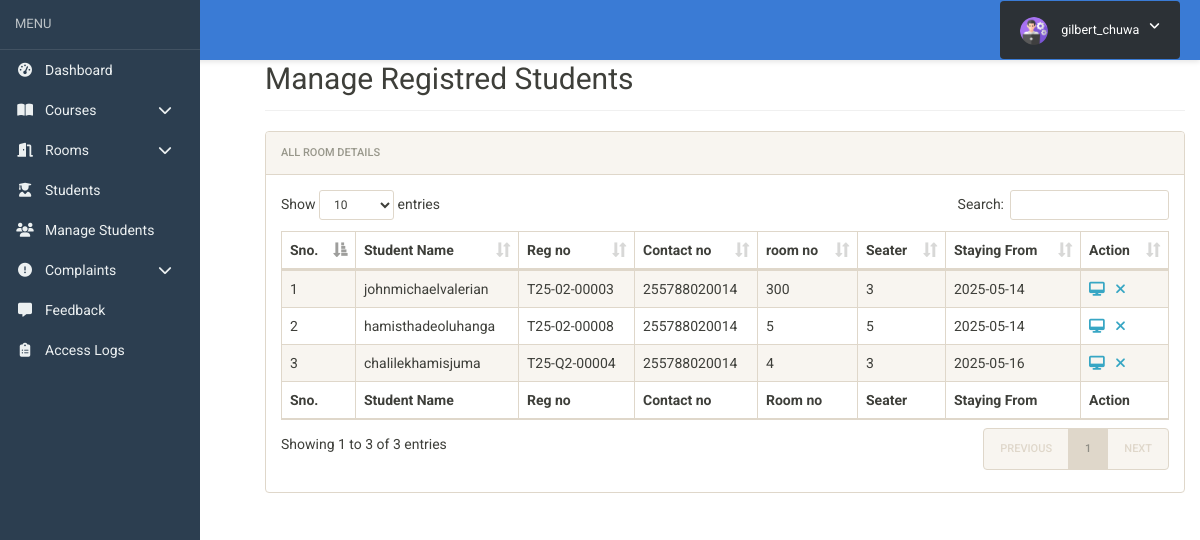
The app's page /hostel/admin/manage-students.php (signed in) with its own data.
### tables this page shows
CREATE TABLE `registration` (
  `id` int(11) NOT NULL,
  `roomno` int(11) NOT NULL,
  `seater` int(11) NOT NULL,
  `feespm` decimal(10,2) NOT NULL,
  `foodstatus` tinyint(1) NOT NULL,
  `stayfrom` date NOT NULL,
  `duration` int(11) NOT NULL,
  `course` varchar(100) NOT NULL,
  `regno` varchar(50) NOT NULL,
  `firstName` varchar(50) NOT NULL,
  `middleName` varchar(50) DEFAULT NULL,
  `lastName` varchar(50) NOT NULL,
  `gender` varchar(10) NOT NULL,
  `contactno` char(15) DEFAULT NULL,
  `emailid` varchar(100) NOT NULL,
  `egycontactno` varchar(15) NOT NULL,
  `guardianName` varchar(100) NOT NULL,
  `guardianRelation` varchar(50) NOT NULL,
  `guardianContactno` varchar(15) NOT NULL,
  `corresAddress` text NOT NULL,
  `corresCountry` varchar(50) NOT NULL,
  `corresState` varchar(50) NOT NULL,
  `pmntAddress` text NOT NULL,
  `pmntCountry` varchar(20) NOT NULL,
  `pmntState` varchar(50) NOT NULL,
  `reg_date` timestamp NULL DEFAULT current_timestamp()
);

### hostel/admin/manage-students.php (the view, shortened to what this page needs)
<?php
include('includes/checklogin.php');
?>
<!doctype html>
<html lang="en" class="no-js">
<head>
	<link rel="stylesheet" href="css/font-awesome.min.css">
	<link rel="stylesheet" href="css/bootstrap.min.css">
	<link rel="stylesheet" href="css/dataTables.bootstrap.min.css">
	<link rel="stylesheet" href="css/bootstrap-social.css">
	<link rel="stylesheet" href="css/bootstrap-select.css">
	<link rel="stylesheet" href="css/fileinput.min.css">
	<link rel="stylesheet" href="css/awesome-bootstrap-checkbox.css">
	<link rel="stylesheet" href="css/style.css">
</head>
<body>
	<?php include('includes/header.php');?>
	<div class="ts-main-content">
			<?php include('includes/sidebar.php');?>
		<div class="content-wrapper">
			<div class="container-fluid">
				<div class="row">
					<div class="col-md-12">
						<h2 class="page-title" style="margin-top:4%">Manage Registred Students</h2>
						<div class="panel panel-default">
							<div class="panel-heading">All Room Details</div>
							<div class="panel-body">
								<table id="zctb" class="display table table-striped table-bordered table-hover" cellspacing="0" width="100%">
									<thead>
										<tr>
											<th>Sno.</th>
											<th>Student Name</th>
											<th>Reg no</th>
											<th>Contact no </th>
											<th>room no  </th>
											<th>Seater </th>
											<th>Staying From </th>
											<th>Action</th>
										</tr>
									</thead>
									<tfoot>
										<tr>
											<th>Sno.</th>
											<th>Student Name</th>
											<th>Reg no</th>
											<th>Contact no </th>
											<th>Room no  </th>
											<th>Seater </th>
											<th>Staying From </th>
											<th>Action</th>
										</tr>
									</tfoot>
									<tbody>
<?php
$ret="select * from registration";
$stmt= $mysqli->prepare($ret) ;
$stmt->execute() ;
$res=$stmt->get_result();
$cnt=1;
while($row=$res->fetch_object())
	  {
	  	?>
<tr><td><?php echo $cnt;;?></td>
<td><?php echo $row->firstName;?><?php echo $row->middleName;?><?php echo $row->lastName;?></td>
<td><?php echo $row->regno;?></td>
<td><?php echo $row->contactno;?></td>
<td><?php echo $row->roomno;?></td>
<td><?php echo $row->seater;?></td>
<td><?php echo $row->stayfrom;?></td>
<td>
<a href="student-details.php?regno=<?php echo $row->regno;?>" title="View Full Details"><i class="fa fa-desktop"></i></a>&nbsp;&nbsp;
<a href="manage-students.php?del=<?php echo $row->regno;?>" title="Delete Record" onclick="return confirm('Do you want to delete');"><i class="fa fa-close"></i></a></td>
										</tr>
									<?php
$cnt=$cnt+1;
									 } ?>
									</tbody>
								</table>
							</div>
						</div>
					</div>
				</div>
			</div>
		</div>
	</div>
</body>
</html>

### hostel/admin/css/style.css (style rules this page uses)
html { font-size: 14px; }
@media only screen and (min-width: 480px) { html { font-size: 17px; } }
@media only screen and (min-width: 768px) { html { font-size: 14px; } }
body { font-size: 1em; }
a { color: #37a6c4; }
.panel { overflow: hidden; }
.page-title { padding-bottom: 15px; margin-bottom: 20px; border-bottom: 1px solid #f0f0f0; }
.ts-main-content .content-wrapper { padding-top: 15px; margin-top: 10px; }
@media only screen and (min-width: 992px) { .ts-main-content .content-wrapper { margin-left: 250px; } }

### records on screen
registration: firstName "john", middleName "michael", lastName "valerian", regno "T25-02-00003", contactno "255788020014", roomno "300", seater "3", stayfrom "2025-05-14"
registration: firstName "hamis", middleName "thadeo", lastName "luhanga", regno "T25-02-00008", contactno "255788020014", roomno "5", seater "5", stayfrom "2025-05-14"
registration: firstName "chalile", middleName "khamis", lastName "juma", regno "T25-Q2-00004", contactno "255788020014", roomno "4", seater "3", stayfrom "2025-05-16"

### other values on screen
$_SESSION['username'] "gilbert_chuwa"
